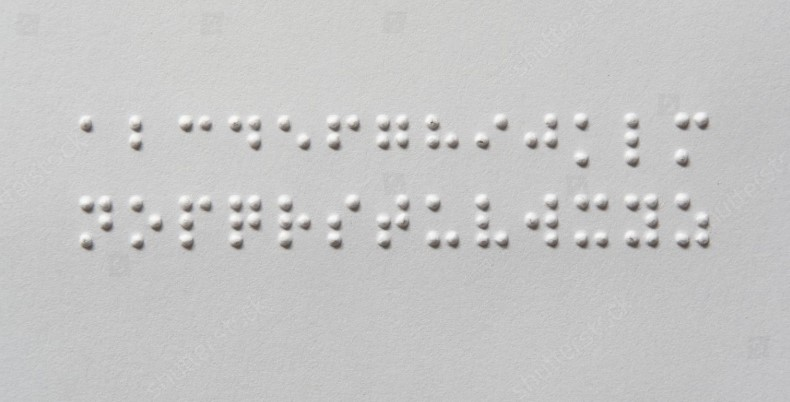
#> input picture brail.jpg, 790 x 402 px
$ python -i aplikacja.py   (imports and definitions only)
#> lines starting #> are read from the running program, lines starting #| are printed output that depends on the picture; after the words box and inside, x2 and y2 are one past the last pixel; in counts of white or black regions, pixels touching at a corner belong together
#!/usr/bin/env python3
# -*- coding: utf-8 -*-
"""Dekoder polskiego Braille'a ze zdjęcia."""
import argparse
import sys
from dataclasses import dataclass, field

import cv2
import numpy as np
from scipy.spatial import KDTree

PREVIEW_WIDTH = 800
MAX_WORK_SIDE = 2400
MAX_SKEW_DEG = 25
CELL_PITCH_RANGE = (2.2, 3.8)
WORD_GAP_FACTOR = 4.0
LINE_GAP_FACTOR = 1.5
ROW_GAP_FACTOR = 0.5
BG_DOWNSCALE = 0.25
UNKNOWN_CHAR = "*"
SPLIT_BLOBS = True
DEPTH_FRAC = 0.5


def cell(dots: str) -> tuple:
    """cell('145') -> (1,0,0,1,1,0). Kolejność: punkty 1..6."""
    return tuple(1 if str(i) in dots else 0 for i in range(1, 7))


_LETTERS = {
    "a": "1", "b": "12", "c": "14", "d": "145", "e": "15", "f": "124",
    "g": "1245", "h": "125", "i": "24", "j": "245", "k": "13", "l": "123",
    "m": "134", "n": "1345", "o": "135", "p": "1234", "q": "12345",
    "r": "1235", "s": "234", "t": "2345", "u": "136", "v": "1236",
    "w": "2456", "x": "1346", "y": "13456", "z": "1356",
    "ą": "16", "ć": "146", "ę": "156", "ł": "126", "ń": "1456",
    "ó": "346", "ś": "246", "ź": "2346", "ż": "12346",
}
_PUNCT = {
    ",": "2", ";": "23", ":": "25", ".": "256", "?": "26", "!": "235",
    "-": "36",
}

CHAR_TO_CELL = {ch: cell(v) for ch, v in {**_LETTERS, **_PUNCT}.items()}
#> further down, picture is the input picture: shape (402, 790, 3); mean B, G, R 197.9, 198.1, 198.3
CHAR_TO_CELL[" "] = cell("")
BRAILLE_DICT = {pat: ch for ch, pat in CHAR_TO_CELL.items()}
# [1 line not run here, left out]

CAPITAL_SIGN = cell("6")
NUMBER_SIGN = cell("3456")
SIGN_LABELS = {CAPITAL_SIGN: "^", NUMBER_SIGN: "#"}

BRAILLE_DIGITS = {"a": "1", "b": "2", "c": "3", "d": "4", "e": "5",
                  "f": "6", "g": "7", "h": "8", "i": "9", "j": "0"}
DIGIT_TO_LETTER = {v: k for k, v in BRAILLE_DIGITS.items()}

_FOLD = str.maketrans("ąćęłńóśźżĄĆĘŁŃÓŚŹŻ", "acelnoszzACELNOSZZ")


# [11 lines left out: function select_roi, not called in this run]


def preprocess(image):
    """Normalizacja oświetlenia (tło liczone na zmniejszonym obrazie) + próg względem szumu tła."""
    h, w = image.shape[:2]
#> h = 402; w = 790
    base = np.sqrt(h * w)
#> base = 563.5
    blur_sz = max(int(base * 0.012), 3)
#> blur_sz = 6
    blur_sz += 1 - blur_sz % 2
#> blur_sz = 7
    morph_sz = max(2, int(base * 0.004))
#> morph_sz = 2

    gray = cv2.cvtColor(image, cv2.COLOR_BGR2GRAY)
    s = BG_DOWNSCALE if min(h, w) >= 200 else 1.0
#> s = 0.25
    small = cv2.resize(gray, None, fx=s, fy=s, interpolation=cv2.INTER_AREA) if s < 1 else gray
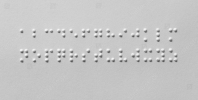
#> small: shape (100, 198); min 84, max 246, mean 198.2
    small = cv2.GaussianBlur(small, (0, 0), base * 0.08 * s)
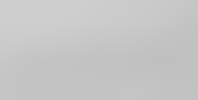
#> small: shape (100, 198); min 191, max 207, mean 198.2
    background = cv2.resize(small, (w, h), interpolation=cv2.INTER_LINEAR) if s < 1 else small
    flat = cv2.divide(gray, background, scale=255)
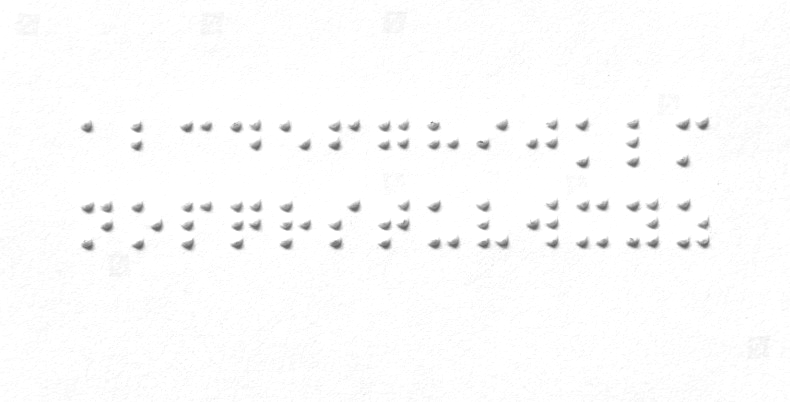
#> flat: shape (402, 790); min 90, max 255, mean 251.6
    flat = cv2.GaussianBlur(flat, (blur_sz, blur_sz), 0)

    med = float(np.median(flat))
#> med = 254
    mad = float(np.median(np.abs(flat - med))) * 1.4826
#> mad = 1.48
    noise_thr = med - max(8.0, 4.0 * mad)
#> noise_thr = 246
    core = float(np.percentile(flat, 2))
#> core = 204
    half_thr = med - DEPTH_FRAC * (med - core)
#> half_thr = 229
    mask = (flat < min(noise_thr, half_thr)).astype(np.uint8) * 255
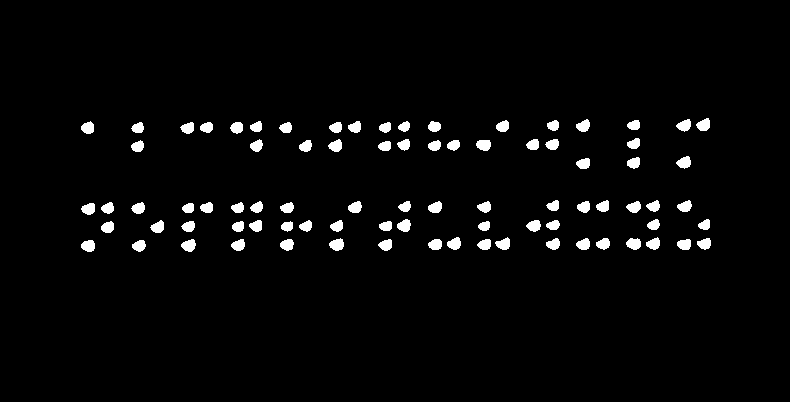
#> mask: shape (402, 790); 3.1% white; 84 white regions, largest, box (x1, y1, x2, y2) and area: (329, 238, 344, 251) 140, (181, 239, 196, 252) 137, (626, 238, 641, 250) 137

    kernel = np.ones((morph_sz, morph_sz), np.uint8)
#> kernel = [[1, 1], [1, 1]]
    return cv2.morphologyEx(mask, cv2.MORPH_CLOSE, kernel)
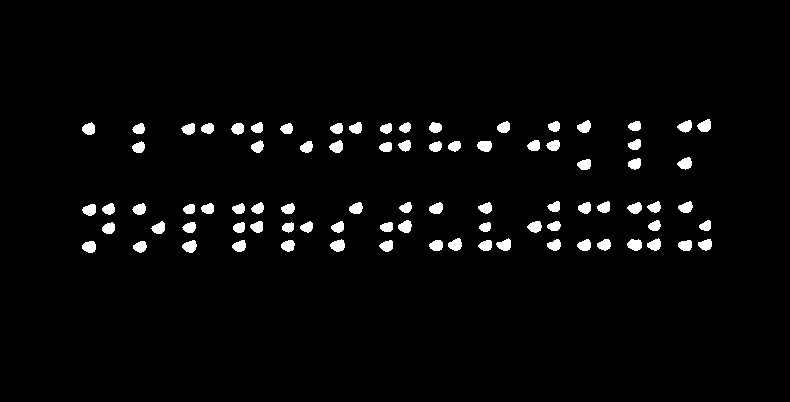
#> returned value: shape (402, 790); 3.1% white; 84 white regions, largest, box (x1, y1, x2, y2) and area: (330, 239, 345, 252) 140, (627, 239, 642, 251) 137, (182, 240, 197, 253) 137


# [221 lines left out: functions _split_blob, detect_dots, nn_distance, _row_score, estimate_skew, rotate_keep_all and 8 more, not called in this run]


@dataclass
class Cell:
    pattern: tuple
    bbox: tuple
    char: str = ""


@dataclass
class Result:
    text: str = ""
    lines: list = field(default_factory=list)
    d: float = 0.0
    cell_pitch_ratio: float = 0.0
    angle: float = 0.0


# [168 lines left out: functions decode_lattice, process, visualize, encode_text, render_synthetic, selftest, not called in this run]


def dots_of(pattern):
    return "".join(str(i + 1) for i, v in enumerate(pattern) if v) or "_"


# [59 lines left out: function main, not called in this run]


# [2 lines not run here, left out]

>>> import cv2
>>> picture = cv2.imread('brail.jpg')
>>> result = preprocess(picture)
